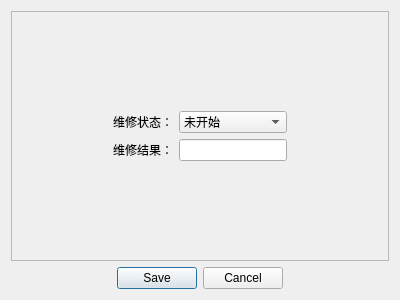
<?xml version="1.0" encoding="UTF-8"?>
<ui version="4.0">
 <class>ProcessDialog</class>
 <widget class="QDialog" name="ProcessDialog">
  <property name="geometry">
   <rect>
    <x>0</x>
    <y>0</y>
    <width>400</width>
    <height>300</height>
   </rect>
  </property>
  <property name="windowTitle">
   <string>Dialog</string>
  </property>
  <layout class="QVBoxLayout" name="verticalLayout">
   <item>
    <widget class="QFrame" name="frame">
     <property name="frameShape">
      <enum>QFrame::StyledPanel</enum>
     </property>
     <property name="frameShadow">
      <enum>QFrame::Raised</enum>
     </property>
     <layout class="QVBoxLayout" name="verticalLayout_2">
      <item>
       <spacer name="verticalSpacer">
        <property name="orientation">
         <enum>Qt::Vertical</enum>
        </property>
        <property name="sizeHint" stdset="0">
         <size>
          <width>20</width>
          <height>83</height>
         </size>
        </property>
       </spacer>
      </item>
      <item>
       <layout class="QHBoxLayout" name="horizontalLayout">
        <item>
         <spacer name="horizontalSpacer_2">
          <property name="orientation">
           <enum>Qt::Horizontal</enum>
          </property>
          <property name="sizeHint" stdset="0">
           <size>
            <width>40</width>
            <height>20</height>
           </size>
          </property>
         </spacer>
        </item>
        <item>
         <layout class="QFormLayout" name="formLayout">
          <item row="0" column="0">
           <widget class="QLabel" name="label">
            <property name="text">
             <string>维修状态：</string>
            </property>
           </widget>
          </item>
          <item row="1" column="0">
           <widget class="QLabel" name="label_2">
            <property name="text">
             <string>维修结果：</string>
            </property>
           </widget>
          </item>
          <item row="0" column="1">
           <widget class="QComboBox" name="stateComboBox">
            <item>
             <property name="text">
              <string>未开始</string>
             </property>
            </item>
            <item>
             <property name="text">
              <string>正在维修</string>
             </property>
            </item>
            <item>
             <property name="text">
              <string>已完成</string>
             </property>
            </item>
            <item>
             <property name="text">
              <string>已失败</string>
             </property>
            </item>
           </widget>
          </item>
          <item row="1" column="1">
           <widget class="QLineEdit" name="resultEdit"/>
          </item>
         </layout>
        </item>
        <item>
         <spacer name="horizontalSpacer">
          <property name="orientation">
           <enum>Qt::Horizontal</enum>
          </property>
          <property name="sizeHint" stdset="0">
           <size>
            <width>40</width>
            <height>20</height>
           </size>
          </property>
         </spacer>
        </item>
       </layout>
      </item>
      <item>
       <spacer name="verticalSpacer_2">
        <property name="orientation">
         <enum>Qt::Vertical</enum>
        </property>
        <property name="sizeHint" stdset="0">
         <size>
          <width>20</width>
          <height>82</height>
         </size>
        </property>
       </spacer>
      </item>
     </layout>
    </widget>
   </item>
   <item>
    <widget class="QDialogButtonBox" name="buttonBox">
     <property name="orientation">
      <enum>Qt::Horizontal</enum>
     </property>
     <property name="standardButtons">
      <set>QDialogButtonBox::Cancel|QDialogButtonBox::Save</set>
     </property>
     <property name="centerButtons">
      <bool>true</bool>
     </property>
    </widget>
   </item>
  </layout>
 </widget>
 <resources/>
 <connections>
  <connection>
   <sender>buttonBox</sender>
   <signal>accepted()</signal>
   <receiver>ProcessDialog</receiver>
   <slot>accept()</slot>
   <hints>
    <hint type="sourcelabel">
     <x>248</x>
     <y>254</y>
    </hint>
    <hint type="destinationlabel">
     <x>157</x>
     <y>274</y>
    </hint>
   </hints>
  </connection>
  <connection>
   <sender>buttonBox</sender>
   <signal>rejected()</signal>
   <receiver>ProcessDialog</receiver>
   <slot>reject()</slot>
   <hints>
    <hint type="sourcelabel">
     <x>316</x>
     <y>260</y>
    </hint>
    <hint type="destinationlabel">
     <x>286</x>
     <y>274</y>
    </hint>
   </hints>
  </connection>
 </connections>
</ui>
